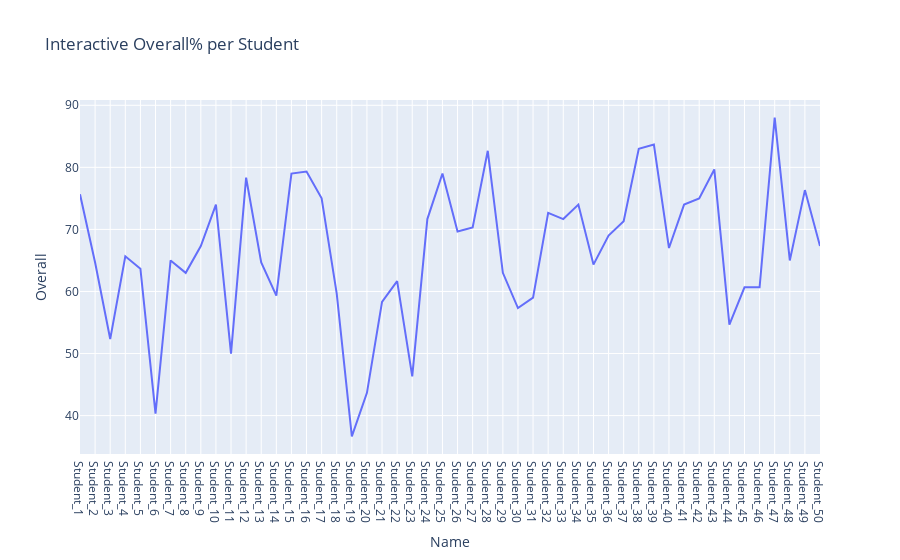
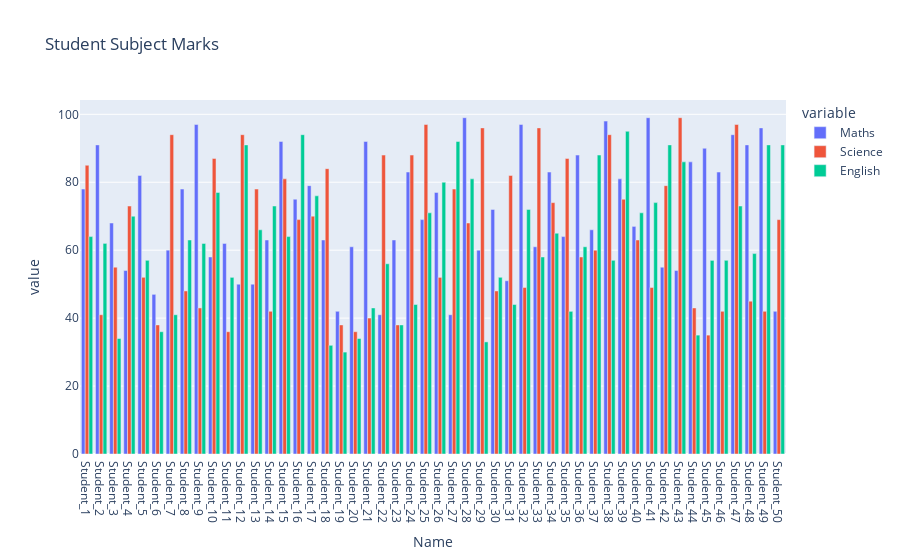
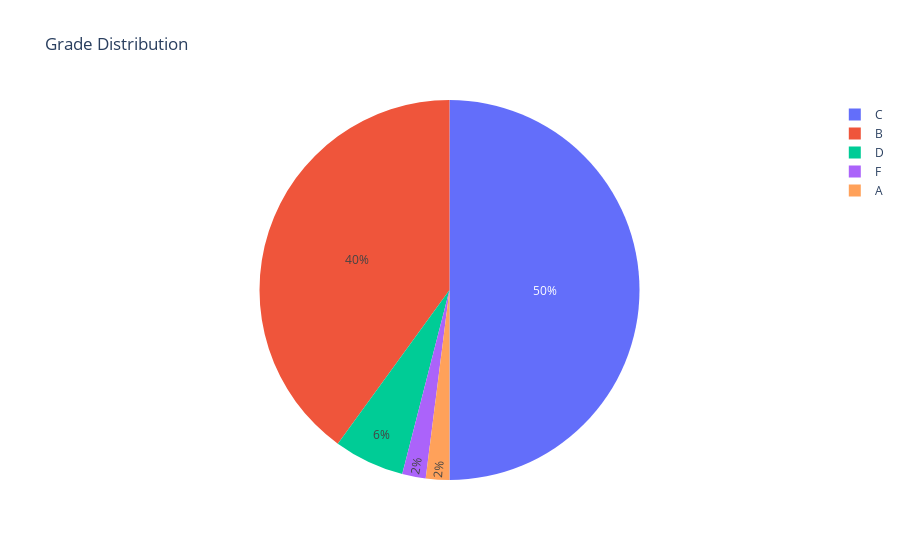

Here is the notebook cell these charts were saved with, in order:
### Code cell
import plotly.express as px

# Line chart (interactive)
fig = px.line(df, x="Name", y="Overall", title="Interactive Overall% per Student")
fig.show()

# Bar chart
fig = px.bar(df, x="Name", y=["Maths", "Science", "English"], barmode="group",
             title="Student Subject Marks")
fig.show()

# Pie chart (Grades)
fig = px.pie(df, names="Grade", title="Grade Distribution")
fig.show()

### Figure 1 — Plotly figure (JSON) as saved in the notebook; plotly's stock layout.template omitted (floating-point values rounded to 4 significant figures)
{"data": [{"hovertemplate": "Name=%{x}<br>Overall=%{y}<extra></extra>", "legendgroup": "", "line": {"color": "#636efa", "dash": "solid"}, "marker": {"symbol": "circle"}, "mode": "lines", "name": "", "orientation": "v", "showlegend": false, "type": "scatter", "x": ["Student_1", "Student_2", "Student_3", "Student_4", "Student_5", "Student_6", "Student_7", "Student_8", "Student_9", "Student_10", "Student_11", "Student_12", "Student_13", "Student_14", "Student_15", "Student_16", "Student_17", "Student_18", "Student_19", "Student_20", "Student_21", "Student_22", "Student_23", "Student_24", "Student_25", "Student_26", "Student_27", "Student_28", "Student_29", "Student_30", "Student_31", "Student_32", "Student_33", "Student_34", "Student_35", "Student_36", "Student_37", "Student_38", "Student_39", "Student_40", "Student_41", "Student_42", "Student_43", "Student_44", "Student_45", "Student_46", "Student_47", "Student_48", "Student_49", "Student_50"], "xaxis": "x", "y": [75.67, 64.67, 52.33, 65.67, 63.67, 40.33, 65.0, 63.0, 67.33, 74.0, 50.0, 78.33, 64.67, 59.33, 79.0, 79.33, 75.0, 59.67, 36.67, 43.67, 58.33, 61.67, 46.33, 71.67, 79.0, 69.67, 70.33, 82.67, 63.0, 57.33, 59.0, 72.67, 71.67, 74.0, 64.33, 69.0, 71.33, 83.0, 83.67, 67.0, 74.0, 75.0, 79.67, 54.67, 60.67, 60.67, 88.0, 65.0, 76.33, 67.33], "yaxis": "y"}], "layout": {"legend": {"tracegroupgap": 0}, "title": {"text": "Interactive Overall% per Student"}, "xaxis": {"anchor": "y", "domain": [0, 1], "title": {"text": "Name"}}, "yaxis": {"anchor": "x", "domain": [0, 1], "title": {"text": "Overall"}}}}

### Figure 2 — Plotly figure (JSON) as saved in the notebook; plotly's stock layout.template omitted (floating-point values rounded to 4 significant figures)
{"data": [{"alignmentgroup": "True", "hovertemplate": "variable=Maths<br>Name=%{x}<br>value=%{y}<extra></extra>", "legendgroup": "Maths", "marker": {"color": "#636efa", "pattern": {"shape": ""}}, "name": "Maths", "offsetgroup": "Maths", "orientation": "v", "showlegend": true, "textposition": "auto", "type": "bar", "x": ["Student_1", "Student_2", "Student_3", "Student_4", "Student_5", "Student_6", "Student_7", "Student_8", "Student_9", "Student_10", "Student_11", "Student_12", "Student_13", "Student_14", "Student_15", "Student_16", "Student_17", "Student_18", "Student_19", "Student_20", "Student_21", "Student_22", "Student_23", "Student_24", "Student_25", "Student_26", "Student_27", "Student_28", "Student_29", "Student_30", "Student_31", "Student_32", "Student_33", "Student_34", "Student_35", "Student_36", "Student_37", "Student_38", "Student_39", "Student_40", "Student_41", "Student_42", "Student_43", "Student_44", "Student_45", "Student_46", "Student_47", "Student_48", "Student_49", "Student_50"], "xaxis": "x", "y": [78, 91, 68, 54, 82, 47, 60, 78, 97, 58, 62, 50, 50, 63, 92, 75, 79, 63, 42, 61, 92, 41, 63, 83, 69, 77, 41, 99, 60, 72, 51, 97, 61, 83, 64, 88, 66, 98, 81, 67, 99, 55, 54, 86, 90, 83, 94, 91, 96, 42], "yaxis": "y"}, {"alignmentgroup": "True", "hovertemplate": "variable=Science<br>Name=%{x}<br>value=%{y}<extra></extra>", "legendgroup": "Science", "marker": {"color": "#EF553B", "pattern": {"shape": ""}}, "name": "Science", "offsetgroup": "Science", "orientation": "v", "showlegend": true, "textposition": "auto", "type": "bar", "x": ["Student_1", "Student_2", "Student_3", "Student_4", "Student_5", "Student_6", "Student_7", "Student_8", "Student_9", "Student_10", "Student_11", "Student_12", "Student_13", "Student_14", "Student_15", "Student_16", "Student_17", "Student_18", "Student_19", "Student_20", "Student_21", "Student_22", "Student_23", "Student_24", "Student_25", "Student_26", "Student_27", "Student_28", "Student_29", "Student_30", "Student_31", "Student_32", "Student_33", "Student_34", "Student_35", "Student_36", "Student_37", "Student_38", "Student_39", "Student_40", "Student_41", "Student_42", "Student_43", "Student_44", "Student_45", "Student_46", "Student_47", "Student_48", "Student_49", "Student_50"], "xaxis": "x", "y": [85, 41, 55, 73, 52, 38, 94, 48, 43, 87, 36, 94, 78, 42, 81, 69, 70, 84, 38, 36, 40, 88, 38, 88, 97, 52, 78, 68, 96, 48, 82, 49, 96, 74, 87, 58, 60, 94, 75, 63, 49, 79, 99, 43, 35, 42, 97, 45, 42, 69], "yaxis": "y"}, {"alignmentgroup": "True", "hovertemplate": "variable=English<br>Name=%{x}<br>value=%{y}<extra></extra>", "legendgroup": "English", "marker": {"color": "#00cc96", "pattern": {"shape": ""}}, "name": "English", "offsetgroup": "English", "orientation": "v", "showlegend": true, "textposition": "auto", "type": "bar", "x": ["Student_1", "Student_2", "Student_3", "Student_4", "Student_5", "Student_6", "Student_7", "Student_8", "Student_9", "Student_10", "Student_11", "Student_12", "Student_13", "Student_14", "Student_15", "Student_16", "Student_17", "Student_18", "Student_19", "Student_20", "Student_21", "Student_22", "Student_23", "Student_24", "Student_25", "Student_26", "Student_27", "Student_28", "Student_29", "Student_30", "Student_31", "Student_32", "Student_33", "Student_34", "Student_35", "Student_36", "Student_37", "Student_38", "Student_39", "Student_40", "Student_41", "Student_42", "Student_43", "Student_44", "Student_45", "Student_46", "Student_47", "Student_48", "Student_49", "Student_50"], "xaxis": "x", "y": [64, 62, 34, 70, 57, 36, 41, 63, 62, 77, 52, 91, 66, 73, 64, 94, 76, 32, 30, 34, 43, 56, 38, 44, 71, 80, 92, 81, 33, 52, 44, 72, 58, 65, 42, 61, 88, 57, 95, 71, 74, 91, 86, 35, 57, 57, 73, 59, 91, 91], "yaxis": "y"}], "layout": {"barmode": "group", "legend": {"title": {"text": "variable"}, "tracegroupgap": 0}, "title": {"text": "Student Subject Marks"}, "xaxis": {"anchor": "y", "domain": [0, 1], "title": {"text": "Name"}}, "yaxis": {"anchor": "x", "domain": [0, 1], "title": {"text": "value"}}}}

### Figure 3 — Plotly figure (JSON) as saved in the notebook; plotly's stock layout.template omitted (floating-point values rounded to 4 significant figures)
{"data": [{"domain": {"x": [0, 1], "y": [0, 1]}, "hovertemplate": "Grade=%{label}<extra></extra>", "labels": ["B", "C", "C", "C", "C", "D", "C", "C", "C", "B", "C", "B", "C", "C", "B", "B", "B", "C", "F", "D", "C", "C", "D", "B", "B", "C", "B", "B", "C", "C", "C", "B", "B", "B", "C", "C", "B", "B", "B", "C", "B", "B", "B", "C", "C", "C", "A", "C", "B", "C"], "legendgroup": "", "name": "", "showlegend": true, "type": "pie"}], "layout": {"legend": {"tracegroupgap": 0}, "title": {"text": "Grade Distribution"}}}
